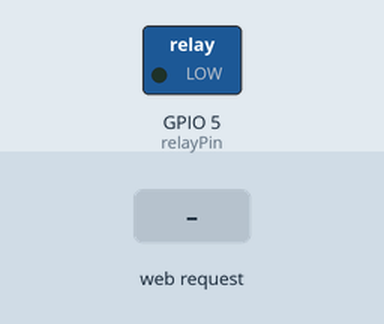
This sketch was run on a simulated ESP8266 (NodeMCU). Shown: switched loads named in the sketch (green lamp = pin HIGH). Inputs (shaded band) come from the test bench. WiFi joins after 1.5 s; servers stay silent unless stated; what the sketch prints to the serial monitor is not drawn.

Above: at 3.2 s.
3.3 s: HTTP request GET /on received
At 4.2 s:
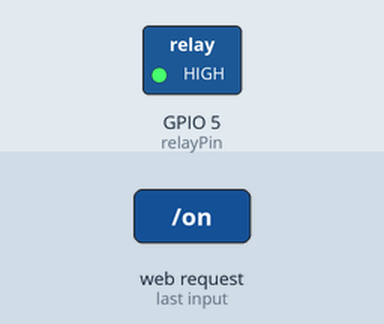
4.8 s: HTTP request GET /off received
At 5.3 s:
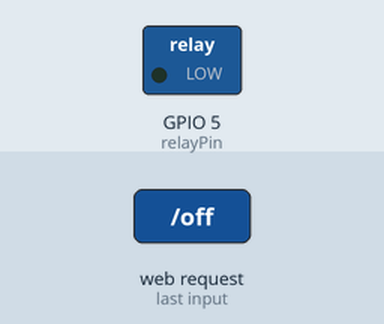
Timing chart, 0 to 7.8 s (numbered marks = the images above; inputs shaded):
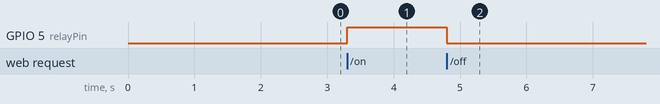

Measured:
- after the input at 3.3 s, GPIO 5 (relayPin): LOW → HIGH at once
- after the input at 4.8 s, GPIO 5 (relayPin): HIGH → LOW at once

The sketch:

class_res.ino
```cpp
#include <ESP8266WiFi.h>
#include <ESP8266WebServer.h>

const char* ssid = "ferocious";  // WiFi SSID
const char* password = "qweasdzxc";  // WiFi密码


ESP8266WebServer server(80);// 创建web server服务器对象，端口号默认为80

const int relayPin = 5;  // D1引脚对应的GPIO编号为5
// 网站根目录设置
void handleRoot() {
  String html = "<html>\
                 <head>\
                   <title>ESP8266 Light Control</title>\
                   <style>\
                     body { font-family: Arial; text-align: center; margin-top: 50px; }\
                     button { font-size: 30px; padding: 10px 20px; margin: 20px; }\
                   </style>\
                 </head>\
                 <body>\
                   <h1>Control Light</h1>\
                   <button onclick=\"location.href='/on'\">Turn ON</button>\
                   <button onclick=\"location.href='/off'\">Turn OFF</button>\
                 </body>\
                 </html>";
  server.send(200, "text/html", html); // 调用函数生成并发送http响应信息
}                                      // 状态响应码，响应内容类型，响应内容
// 开灯
void handleOn() {
  digitalWrite(relayPin, HIGH);  // 高电平激活
  server.sendHeader("Location", "/"); //跳转网页到根目录
  server.send(303); // 303常用于将POST请求重定向到GET请求
}
// 关灯
void handleOff() {
  digitalWrite(relayPin, LOW);  // 低电平关闭继电器
  server.sendHeader("Location", "/");
  server.send(303);
}

void setup() {
  Serial.begin(115200); // 启动串口通讯，波特率115200
  pinMode(relayPin, OUTPUT);  // 设置输出端
  digitalWrite(relayPin, LOW);  // 低电平，启动时灯是关闭的

  Serial.println(); // 连接成功后串口监视器输出
  Serial.println("Connecting to WiFi...");

  WiFi.begin(ssid, password);
  while (WiFi.status() != WL_CONNECTED) {
    delay(1000);
    Serial.print(".");
  }

  Serial.println();
  Serial.print("Connected! IP address: ");
  Serial.println(WiFi.localIP()); // 成功连接，打印ip地址

  server.on("/", handleRoot); // 设置http请求回调函数，调用函数生成网站首页发送给浏览器
  server.on("/on", handleOn);
  server.on("/off", handleOff);

  server.begin();
  Serial.println("HTTP server started");
}

void loop() {
  server.handleClient();  // 处理http服务器访问，检查是否发送http请求
}                         // 放在loop中确保经常被调用，以稳定执行网络服务
```
